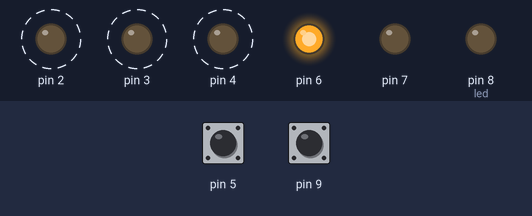
Simulated run of this sketch. Board: Arduino Uno, built with avr-gcc and run on an emulated ATmega328P. Parts: output pins drawn as LEDs (lit = HIGH). Dashed ring = blinking. Inputs (shaded band) come from the test bench; at power-on: pin 5 HIGH, pin 9 HIGH.

Above: at 1.87 s.
2.8 s: pin 5 pulled LOW for 0.15 s
At 3.62 s:
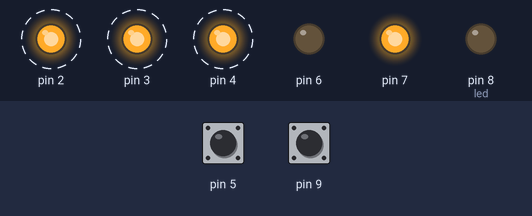
5.8 s: pin 9 pulled LOW for 0.15 s
At 6.62 s:
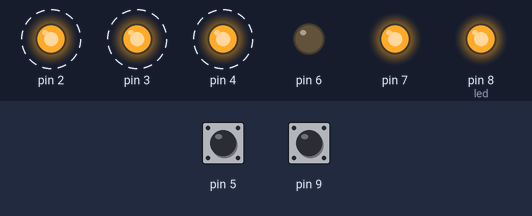
8.8 s: pin 5 pulled LOW for 1 s
At 9.62 s:
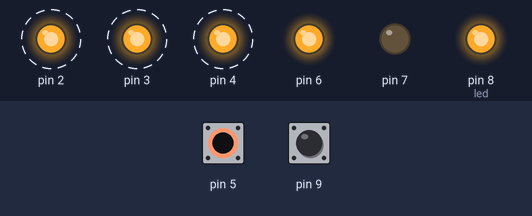
11.8 s: pin 5 pulled LOW for 3.2 s
At 12.37 s:
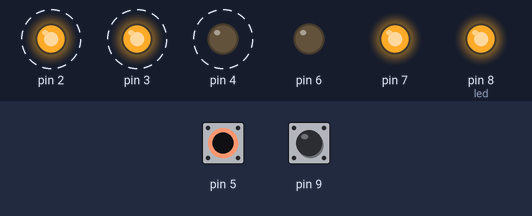
16.5 s: pin 9 pulled LOW for 1 s
At 17.37 s:
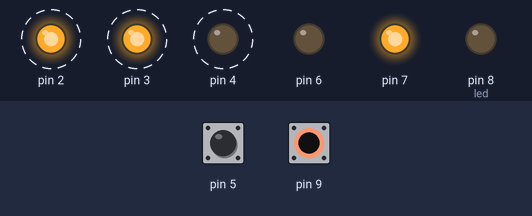
Timing chart, 0 to 20.5 s (numbered marks = the images above; inputs shaded):
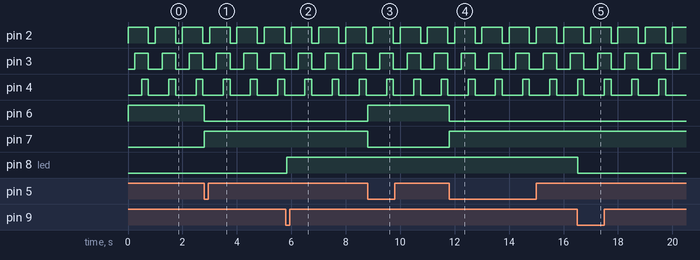

The sketch:

task1_led.ino
```cpp
#include "task1.h"
#include "task2.h"
#include "task3.h"
#include "task4.h"

void nothing_i(unsigned long j)
{
  unsigned long i=0;
  while(i<j)
  {
    _NOP();
    i++;
  }
}

void setup() {
  // put your setup code here, to run once:
  setup_task1();
  setup_task2();
  setup_task3();
  setup_task4();
  Serial.begin(9600);
  nothing_i(2000000);
}

void loop() {
  // put your main code here, to run repeatedly:
  //task_1();
  task_2();
}
```

task1.cpp
```cpp
#include <Arduino.h>
#include "task1.h"

unsigned long time = millis();

void setup_task1()
{
  DDRD |= (1<<DDD2) | (1<<DDD3) | (1<<DDD4);
  PORTD &= ~((1<<PD2) | (1<<PD3) | (1<<PD4));
}

void task_1()
{

  if(millis()-time > 1000)
  {
    if ((PORTD & (1<<PD2)) && (PORTD & (1<<PD3)) && (PORTD & (1<<PD4)))
    {
      PORTD &= ~((1<<PD2) | (1<<PD3) | (1<<PD4));
    }
     else if ((PORTD & (1<<PD2)) && (PORTD & (1<<PD3)))
    {
        PORTD |= (1<<PD2) | (1<<PD3) | (1<<PD4);
    }
    else if (PORTD & (1<<PD2))
    {
      PORTD &= ~((1<<PD4));
      PORTD |= (1<<PD2) | (1<<PD3);
    }
    else
    {
      PORTD &= ~((1<<PD3) | (1<<PD4));
      PORTD |= (1<<PD2);
    }
    time = millis();
  }
}
```

task1.h
```cpp
#ifndef TASK1_H
#define TASK1_H
void setup_task1();
void task_1();
#endif
```

task2.cpp
```cpp
#include <Arduino.h>
#include "task2.h"

bool stare_anterioara_buton = true;

void setup_task2()
{
  DDRD &= ~(1<<DDD5) ;
  PORTD |= (1<<PD5); // activeaza rezistenta de pull up
  DDRD |= ((1 <<DDD6) | (1<<DDD7));
  PORTD |= (1<<PD6);
  PORTD &= ~(1<<PD7);
}

void task_2(){
  _NOP();//pentru sincronizare
  bool stare_buton = PIND & (1<<PD5); // 1 neapasat , 0 apasat

  if(stare_buton == false && stare_anterioara_buton== true)
  {
    if(PORTD & (1<<PD6))
    {
      PORTD &= ~(1<<PD6);
      PORTD |= (1<<PD7);
    }
    else{
      PORTD |= (1<<PD6);
      PORTD &= ~(1<<PD7);
    }
  }
  stare_anterioara_buton = stare_buton;
}
```

task2.h
```cpp
#ifndef TASK2_H
#define TASK2_H
void setup_task2();
void task_2();
#endif
```

task3.cpp
```cpp
#include <Arduino.h>
#include "task3.h"


void setup_task3(){
  DDRB &= ~(1<<DDB1) ; //pin intrare buton
  PORTB |= (1<<PB1); // activeaza rezistenta de pull up
  DDRB |= (1 <<DDB0);//pin iesire led
  PORTB &= ~(1<<PB0); //led stins initial

  PCICR |= (1<<PCIE0);//activare intrerupere pe piniB
  PCMSK0 |= (1<<PCINT1); // activare intrerupere pe pinul PB1

  sei(); //activare intreruperi globale
}

ISR(PCINT0_vect)
{
  _NOP();//pentru sincronizare
  bool stare_buton = PINB & (1<<PB1); // 1 neapasat , 0 apasat
  if(stare_buton == false)
  {
    while(stare_buton);
    _delay_ms(25);
    PORTB ^= (1<<PB0);
  }
}
```

task3.h
```cpp
#ifndef TASK3_H
#define TASK3_H
void setup_task3();
#endif
```

task4.cpp
```cpp
#include <Arduino.h>
#include "task4.h"

void setup_task4(){
    DDRD |= (1<<DDD2) | (1<<DDD3) | (1<<DDD4);
    PORTD &= ~((1<<PD2) | (1<<PD3) | (1<<PD4));
    unsigned char sreg;
    sreg= SREG;
    cli();
    TCCR1A=0;
    TCCR1B=0;
    TCNT1 = 0;
    OCR1A = 62499;//16000Hz/(64*4Hz)-1=62499
    TCCR1B |= (1<< WGM12); // CTC = clear time on compare match
    TCCR1B |= (1<<CS11) | (1<<CS10);// prescaler = 64 cs12=0, cs11=1, cs10=1
    TCCR1B &= ~(1<<CS12);
    TIMSK1 |= (1 << OCIE1A); //activare intrerupera de comparare cu ocr1a
    SREG=sreg;
    sei();
}

ISR(TIMER1_COMPA_vect)
{
  //Serial.println("hello");
  if ((PORTD & (1<<PD2)) && (PORTD & (1<<PD3)) && (PORTD & (1<<PD4)))
    {
      PORTD &= ~((1<<PD2) | (1<<PD3) | (1<<PD4));
    }
     else if ((PORTD & (1<<PD2)) && (PORTD & (1<<PD3)))
    {
        PORTD |= (1<<PD2) | (1<<PD3) | (1<<PD4);
    }
    else if (PORTD & (1<<PD2))
    {
      PORTD &= ~((1<<PD4));
      PORTD |= (1<<PD2) | (1<<PD3);
    }
    else
    {
      PORTD &= ~((1<<PD3) | (1<<PD4));
      PORTD |= (1<<PD2);
    }
}
```

task4.h
```cpp
#ifndef TASK4_H
#define TASK4_H
void setup_task4();
#endif
```

Measured:
- after the input at 2.8 s, pin 6: HIGH → LOW at once; pin 7: LOW → HIGH at once
- after the input at 5.8 s, pin 8 (led): LOW → HIGH at once
- after the input at 8.8 s, pin 6: LOW → HIGH at once; pin 7: HIGH → LOW at once
- after the input at 11.8 s, pin 6: HIGH → LOW at once; pin 7: LOW → HIGH at once
- after the input at 16.5 s, pin 8 (led): HIGH → LOW at once
- by itself, pin 2: alternates HIGH for 0.75 s and LOW for 0.25 s
- by itself, pin 3: alternates HIGH for 0.50 s and LOW for 0.50 s
- by itself, pin 4: alternates HIGH for 0.25 s and LOW for 0.75 s
